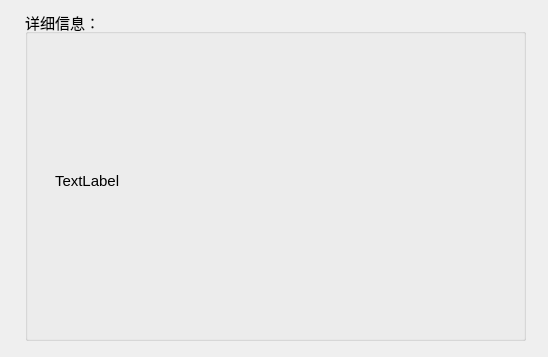
<?xml version="1.0" encoding="UTF-8"?>
<ui version="4.0">
 <class>About</class>
 <widget class="QDialog" name="About">
  <property name="geometry">
   <rect>
    <x>0</x>
    <y>0</y>
    <width>548</width>
    <height>357</height>
   </rect>
  </property>
  <property name="windowTitle">
   <string>详细信息</string>
  </property>
  <property name="windowIcon">
   <iconset resource="resource.qrc">
    <normaloff>:/1/skr.ico</normaloff>:/1/skr.ico</iconset>
  </property>
  <widget class="QGroupBox" name="groupBox">
   <property name="geometry">
    <rect>
     <x>25</x>
     <y>10</y>
     <width>501</width>
     <height>331</height>
    </rect>
   </property>
   <property name="font">
    <font>
     <pointsize>11</pointsize>
    </font>
   </property>
   <property name="title">
    <string>详细信息：</string>
   </property>
   <widget class="QLabel" name="label">
    <property name="geometry">
     <rect>
      <x>30</x>
      <y>30</y>
      <width>451</width>
      <height>281</height>
     </rect>
    </property>
    <property name="text">
     <string>TextLabel</string>
    </property>
    <property name="alignment">
     <set>Qt::AlignLeading|Qt::AlignLeft|Qt::AlignVCenter</set>
    </property>
   </widget>
  </widget>
 </widget>
 <resources>
  <include location="resource.qrc"/>
 </resources>
 <connections/>
</ui>
